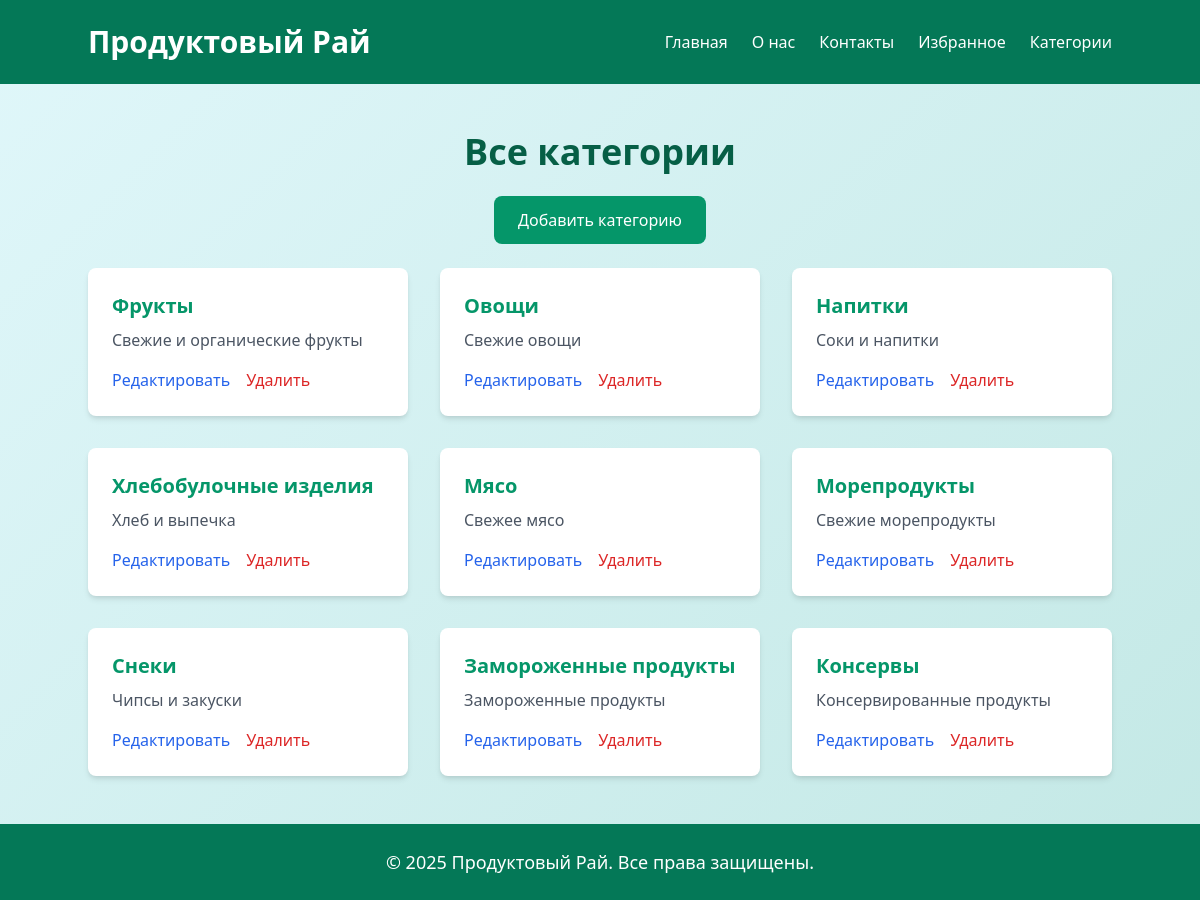
Page /categories/ on the committed database.
### store/models.py (models this page shows, shortened)
class Category(models.Model):
    name = models.CharField(max_length=100)
    description = models.TextField()

### store/views.py (the view)
# urls.py: path('categories/', views.category_list, name='category_list'),
def category_list(request):
    categories = Category.objects.all()
    context = {
        'categories': categories
    }
    return render(request, 'store/category_list.html', context)

### store/templates/store/category_list.html (shortened to what this page needs)
<!DOCTYPE html>
<html lang="ru">
<head>
    <link href="https://cdn.jsdelivr.net/npm/tailwindcss@2.2.19/dist/tailwind.min.css" rel="stylesheet">
</head>
<body class="bg-gray-100 font-sans">
    <header class="bg-green-700 text-white p-6">
        <div class="container mx-auto flex justify-between items-center">
            <h1 class="text-3xl font-bold">Продуктовый Рай</h1>
            <div class="flex space-x-6">
                <a href="{% url 'home' %}" class="hover:text-yellow-300 transition-colors">Главная</a>
                <a href="/about" class="hover:text-yellow-300 transition-colors">О нас</a>
                <a href="/contacts" class="hover:text-yellow-300 transition-colors">Контакты</a>
                <a href="/favorites" class="hover:text-yellow-300 transition-colors">Избранное</a>
                <a href="{% url 'category_list' %}" class="hover:text-yellow-300 transition-colors">Категории</a>
            </div>
        </div>
    </header>
    <section class="container mx-auto py-12">
        <h1 class="text-4xl font-bold text-green-800 mb-6 text-center">Все категории</h1>
        <div class="text-center mb-6">
            <a href="{% url 'category_add' %}" class="inline-block bg-green-600 text-white px-6 py-3 rounded-lg btn hover:bg-green-700">Добавить категорию</a>
        </div>
        <div class="grid grid-cols-1 sm:grid-cols-2 md:grid-cols-3 gap-8">
            {% for category in categories %}
                <div class="category-card bg-white p-6 rounded-lg shadow-md">
                    <h3 class="text-xl font-semibold mb-2">
                        <a href="{% url 'category_detail' category.id %}" class="text-green-600 hover:underline">{{ category.name }}</a>
                    </h3>
                    <p class="text-gray-600 mb-4">{{ category.description }}</p>
                    <div class="flex space-x-4">
                        <a href="{% url 'category_edit' category.id %}" class="text-blue-600 hover:underline">Редактировать</a>
                        <a href="{% url 'category_delete' category.id %}" class="text-red-600 hover:underline" onclick="return confirm('Вы уверены, что хотите удалить категорию?')">Удалить</a>
                    </div>
                </div>
            {% empty %}
                <p class="text-gray-600 text-center col-span-3">Категорий пока нет.</p>
            {% endfor %}
        </div>
    </section>
    <footer class="bg-green-700 text-white p-6 text-center">
        <p class="text-lg">© 2025 Продуктовый Рай. Все права защищены.</p>
    </footer>
</body>
</html>

### store/templates/store/category_list.html (style rules this page uses)
body { font-family: 'Roboto', sans-serif; background: linear-gradient(135deg, #e0f7fa 0%, #c3e8e5 100%); background-size: cover; }
.btn { transition: transform 0.2s, background-color 0.2s; }
.category-card { transition: transform 0.3s ease, box-shadow 0.3s ease; }

### rows in the picture
Category: name "Фрукты", description "Свежие и органические фрукты"
Category: name "Овощи", description "Свежие овощи"
Category: name "Напитки", description "Соки и напитки"
Category: name "Хлебобулочные изделия", description "Хлеб и выпечка"
Category: name "Мясо", description "Свежее мясо"
Category: name "Морепродукты", description "Свежие морепродукты"
Category: name "Снеки", description "Чипсы и закуски"
Category: name "Замороженные продукты", description "Замороженные продукты"
Category: name "Консервы", description "Консервированные продукты"
